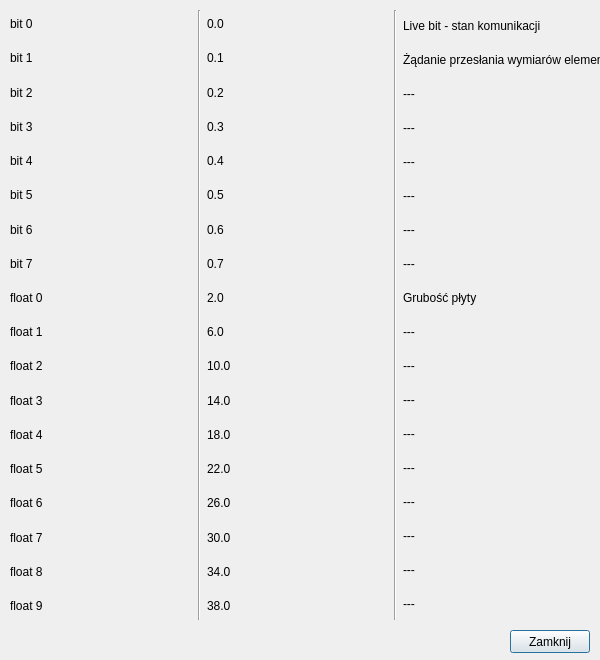
<?xml version="1.0" encoding="UTF-8"?>
<ui version="4.0">
 <class>DialogHelpDBRead</class>
 <widget class="QDialog" name="DialogHelpDBRead">
  <property name="geometry">
   <rect>
    <x>0</x>
    <y>0</y>
    <width>600</width>
    <height>660</height>
   </rect>
  </property>
  <property name="contextMenuPolicy">
   <enum>Qt::CustomContextMenu</enum>
  </property>
  <property name="windowTitle">
   <string>Wymagany format DB odczyt</string>
  </property>
  <widget class="QPushButton" name="pushButtonCloseDialog">
   <property name="geometry">
    <rect>
     <x>510</x>
     <y>630</y>
     <width>80</width>
     <height>23</height>
    </rect>
   </property>
   <property name="text">
    <string>Zamknij</string>
   </property>
  </widget>
  <widget class="QWidget" name="horizontalLayoutWidget">
   <property name="geometry">
    <rect>
     <x>10</x>
     <y>10</y>
     <width>604</width>
     <height>610</height>
    </rect>
   </property>
   <layout class="QHBoxLayout" name="horizontalLayout">
    <item>
     <layout class="QVBoxLayout" name="verticalLayout">
      <item>
       <widget class="QLabel" name="labelBit0">
        <property name="text">
         <string>bit 0</string>
        </property>
       </widget>
      </item>
      <item>
       <widget class="QLabel" name="labelBit1">
        <property name="text">
         <string>bit 1</string>
        </property>
       </widget>
      </item>
      <item>
       <widget class="QLabel" name="labelBit2">
        <property name="text">
         <string>bit 2</string>
        </property>
       </widget>
      </item>
      <item>
       <widget class="QLabel" name="labelBit3">
        <property name="text">
         <string>bit 3</string>
        </property>
       </widget>
      </item>
      <item>
       <widget class="QLabel" name="labelBit4">
        <property name="text">
         <string>bit 4</string>
        </property>
       </widget>
      </item>
      <item>
       <widget class="QLabel" name="labelBit5">
        <property name="text">
         <string>bit 5</string>
        </property>
       </widget>
      </item>
      <item>
       <widget class="QLabel" name="labelBit6">
        <property name="text">
         <string>bit 6</string>
        </property>
       </widget>
      </item>
      <item>
       <widget class="QLabel" name="labelBit7">
        <property name="text">
         <string>bit 7</string>
        </property>
       </widget>
      </item>
      <item>
       <widget class="QLabel" name="labelFloat0">
        <property name="text">
         <string>float 0</string>
        </property>
       </widget>
      </item>
      <item>
       <widget class="QLabel" name="labelFloat1">
        <property name="text">
         <string>float 1</string>
        </property>
       </widget>
      </item>
      <item>
       <widget class="QLabel" name="labelFloat2">
        <property name="text">
         <string>float 2</string>
        </property>
       </widget>
      </item>
      <item>
       <widget class="QLabel" name="labelFloat3">
        <property name="text">
         <string>float 3</string>
        </property>
       </widget>
      </item>
      <item>
       <widget class="QLabel" name="labelFloat4">
        <property name="text">
         <string>float 4</string>
        </property>
       </widget>
      </item>
      <item>
       <widget class="QLabel" name="labelFloat5">
        <property name="text">
         <string>float 5</string>
        </property>
       </widget>
      </item>
      <item>
       <widget class="QLabel" name="labelFloat6">
        <property name="text">
         <string>float 6</string>
        </property>
       </widget>
      </item>
      <item>
       <widget class="QLabel" name="labelFloat7">
        <property name="text">
         <string>float 7</string>
        </property>
       </widget>
      </item>
      <item>
       <widget class="QLabel" name="labelFloat8">
        <property name="text">
         <string>float 8</string>
        </property>
       </widget>
      </item>
      <item>
       <widget class="QLabel" name="labelFloat9">
        <property name="text">
         <string>float 9</string>
        </property>
       </widget>
      </item>
     </layout>
    </item>
    <item>
     <widget class="Line" name="line_2">
      <property name="orientation">
       <enum>Qt::Vertical</enum>
      </property>
     </widget>
    </item>
    <item>
     <layout class="QVBoxLayout" name="verticalLayout_3">
      <item>
       <widget class="QLabel" name="label_37">
        <property name="text">
         <string>0.0</string>
        </property>
       </widget>
      </item>
      <item>
       <widget class="QLabel" name="label_38">
        <property name="text">
         <string>0.1</string>
        </property>
       </widget>
      </item>
      <item>
       <widget class="QLabel" name="label_39">
        <property name="text">
         <string>0.2</string>
        </property>
       </widget>
      </item>
      <item>
       <widget class="QLabel" name="label_40">
        <property name="text">
         <string>0.3</string>
        </property>
       </widget>
      </item>
      <item>
       <widget class="QLabel" name="label_41">
        <property name="text">
         <string>0.4</string>
        </property>
       </widget>
      </item>
      <item>
       <widget class="QLabel" name="label_42">
        <property name="text">
         <string>0.5</string>
        </property>
       </widget>
      </item>
      <item>
       <widget class="QLabel" name="label_43">
        <property name="text">
         <string>0.6</string>
        </property>
       </widget>
      </item>
      <item>
       <widget class="QLabel" name="label_44">
        <property name="text">
         <string>0.7</string>
        </property>
       </widget>
      </item>
      <item>
       <widget class="QLabel" name="label_45">
        <property name="text">
         <string>2.0</string>
        </property>
       </widget>
      </item>
      <item>
       <widget class="QLabel" name="label_46">
        <property name="text">
         <string>6.0</string>
        </property>
       </widget>
      </item>
      <item>
       <widget class="QLabel" name="label_47">
        <property name="text">
         <string>10.0</string>
        </property>
       </widget>
      </item>
      <item>
       <widget class="QLabel" name="label_48">
        <property name="text">
         <string>14.0</string>
        </property>
       </widget>
      </item>
      <item>
       <widget class="QLabel" name="label_49">
        <property name="text">
         <string>18.0</string>
        </property>
       </widget>
      </item>
      <item>
       <widget class="QLabel" name="label_50">
        <property name="text">
         <string>22.0</string>
        </property>
       </widget>
      </item>
      <item>
       <widget class="QLabel" name="label_51">
        <property name="text">
         <string>26.0</string>
        </property>
       </widget>
      </item>
      <item>
       <widget class="QLabel" name="label_52">
        <property name="text">
         <string>30.0</string>
        </property>
       </widget>
      </item>
      <item>
       <widget class="QLabel" name="label_53">
        <property name="text">
         <string>34.0</string>
        </property>
       </widget>
      </item>
      <item>
       <widget class="QLabel" name="label_54">
        <property name="text">
         <string>38.0</string>
        </property>
       </widget>
      </item>
     </layout>
    </item>
    <item>
     <widget class="Line" name="line">
      <property name="orientation">
       <enum>Qt::Vertical</enum>
      </property>
     </widget>
    </item>
    <item>
     <layout class="QVBoxLayout" name="verticalLayout_4">
      <property name="spacing">
       <number>2</number>
      </property>
      <item>
       <widget class="QLabel" name="label_55">
        <property name="text">
         <string>Live bit - stan komunikacji</string>
        </property>
       </widget>
      </item>
      <item>
       <widget class="QLabel" name="label_56">
        <property name="text">
         <string>Żądanie przesłania wymiarów elementu</string>
        </property>
       </widget>
      </item>
      <item>
       <widget class="QLabel" name="label_57">
        <property name="text">
         <string>---</string>
        </property>
       </widget>
      </item>
      <item>
       <widget class="QLabel" name="label_58">
        <property name="text">
         <string>---</string>
        </property>
       </widget>
      </item>
      <item>
       <widget class="QLabel" name="label_59">
        <property name="text">
         <string>---</string>
        </property>
       </widget>
      </item>
      <item>
       <widget class="QLabel" name="label_60">
        <property name="text">
         <string>---</string>
        </property>
       </widget>
      </item>
      <item>
       <widget class="QLabel" name="label_61">
        <property name="text">
         <string>---</string>
        </property>
       </widget>
      </item>
      <item>
       <widget class="QLabel" name="label_62">
        <property name="text">
         <string>---</string>
        </property>
       </widget>
      </item>
      <item>
       <widget class="QLabel" name="label_63">
        <property name="text">
         <string>Grubość płyty</string>
        </property>
       </widget>
      </item>
      <item>
       <widget class="QLabel" name="label_64">
        <property name="text">
         <string>---</string>
        </property>
       </widget>
      </item>
      <item>
       <widget class="QLabel" name="label_65">
        <property name="text">
         <string>---</string>
        </property>
       </widget>
      </item>
      <item>
       <widget class="QLabel" name="label_66">
        <property name="text">
         <string>---</string>
        </property>
       </widget>
      </item>
      <item>
       <widget class="QLabel" name="label_67">
        <property name="text">
         <string>---</string>
        </property>
       </widget>
      </item>
      <item>
       <widget class="QLabel" name="label_68">
        <property name="text">
         <string>---</string>
        </property>
       </widget>
      </item>
      <item>
       <widget class="QLabel" name="label_69">
        <property name="text">
         <string>---</string>
        </property>
       </widget>
      </item>
      <item>
       <widget class="QLabel" name="label_70">
        <property name="text">
         <string>---</string>
        </property>
       </widget>
      </item>
      <item>
       <widget class="QLabel" name="label_71">
        <property name="text">
         <string>---</string>
        </property>
       </widget>
      </item>
      <item>
       <widget class="QLabel" name="label_72">
        <property name="text">
         <string>---</string>
        </property>
       </widget>
      </item>
     </layout>
    </item>
   </layout>
  </widget>
 </widget>
 <resources/>
 <connections/>
</ui>
